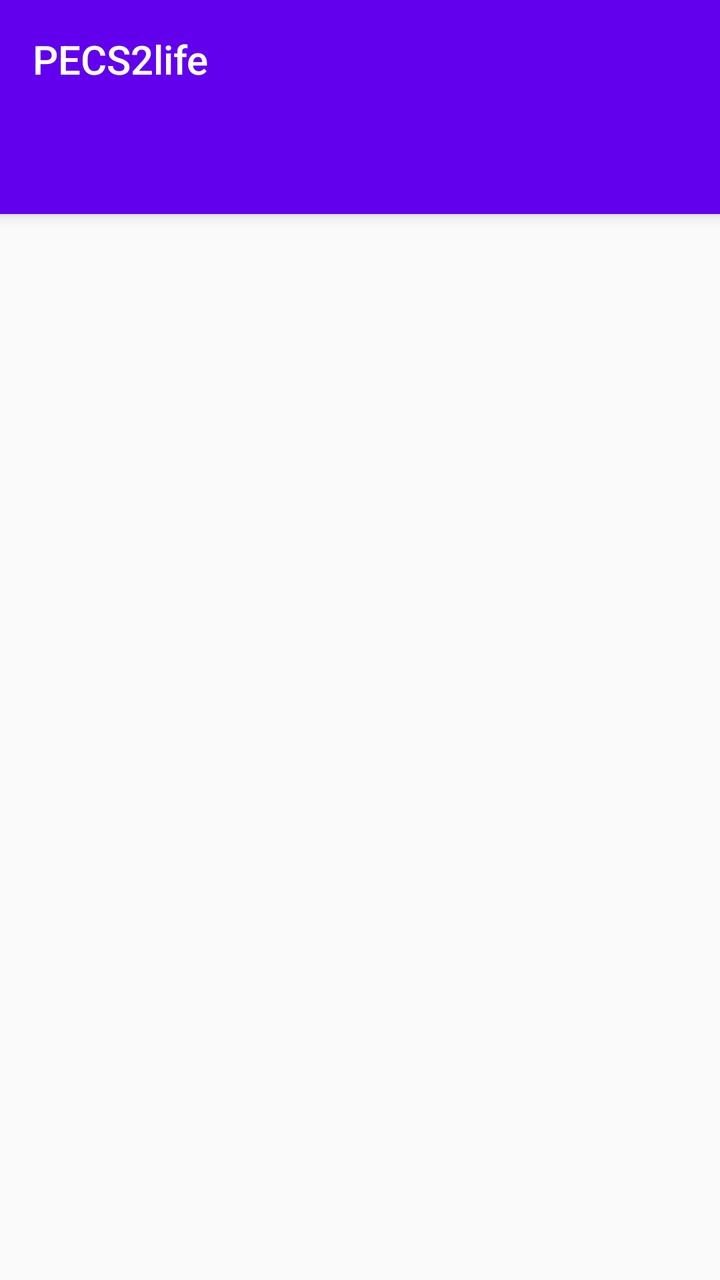
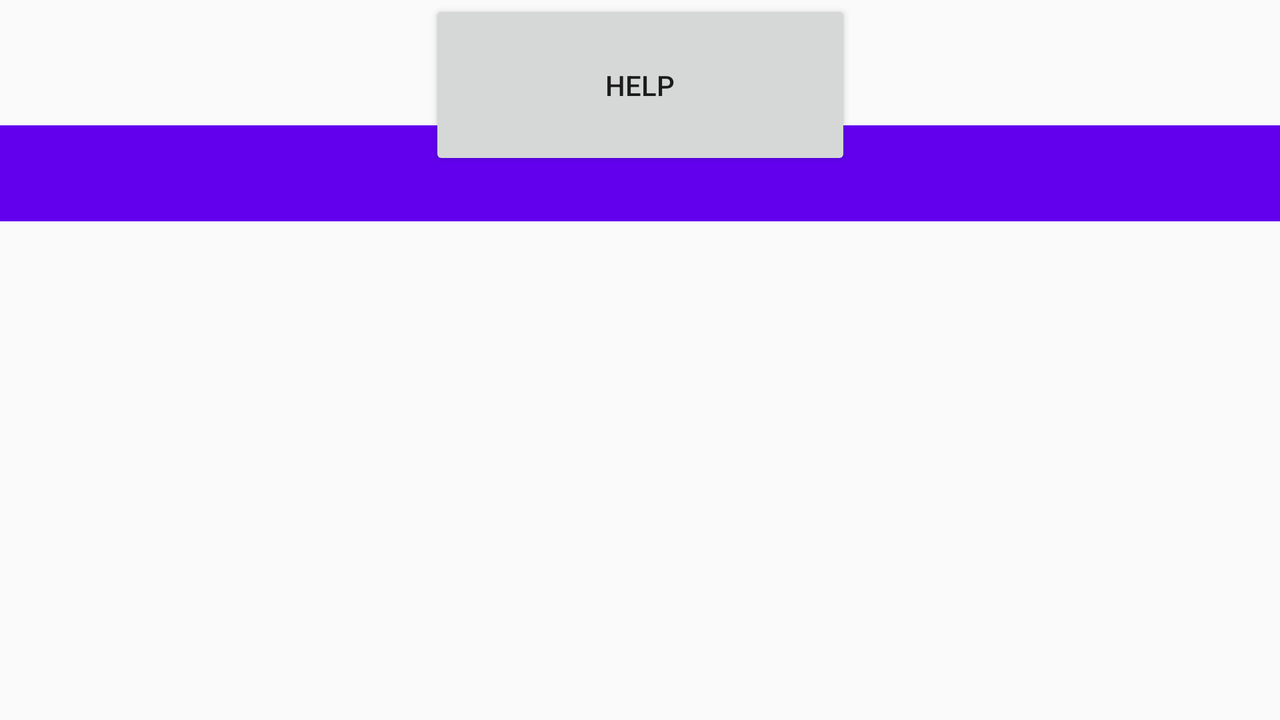

Compare how this app lays out the same screen by default and in its alternative resource folder. The renders come first, then the two layout files and the values they reference.
<!-- AndroidManifest.xml: activity theme AppTheme.NoActionBar -->
<!-- res/layout/activity_main.xml -->
<?xml version="1.0" encoding="utf-8"?>
<androidx.coordinatorlayout.widget.CoordinatorLayout xmlns:android="http://schemas.android.com/apk/res/android"
    xmlns:app="http://schemas.android.com/apk/res-auto"
    xmlns:tools="http://schemas.android.com/tools"
    android:layout_width="match_parent"
    android:layout_height="match_parent"
    tools:context=".MainActivity">

    <com.google.android.material.appbar.AppBarLayout
        android:layout_width="match_parent"
        android:layout_height="wrap_content"
        android:theme="@style/AppTheme.AppBarOverlay">

        <TextView
            android:id="@+id/title"
            android:layout_width="wrap_content"
            android:layout_height="wrap_content"
            android:gravity="center"
            android:minHeight="?actionBarSize"
            android:padding="@dimen/appbar_padding"
            android:text="@string/app_name"
            android:textAppearance="@style/TextAppearance.Widget.AppCompat.Toolbar.Title" />

        <com.google.android.material.tabs.TabLayout
            android:id="@+id/tabs"
            android:layout_width="match_parent"
            android:layout_height="wrap_content"
            android:background="?attr/colorPrimary" />
    </com.google.android.material.appbar.AppBarLayout>

    <androidx.viewpager.widget.ViewPager
        android:id="@+id/view_pager"
        android:layout_width="match_parent"
        android:layout_height="match_parent"
        app:layout_behavior="@string/appbar_scrolling_view_behavior" />

    
</androidx.coordinatorlayout.widget.CoordinatorLayout>
<!-- resources referenced by this layout -->
<resources>
  <dimen name="appbar_padding">16dp</dimen>
  <string name="app_name">PECS2life</string>
  <style name="AppTheme.AppBarOverlay" parent="ThemeOverlay.AppCompat.Dark.ActionBar" />
  <style name="AppTheme.NoActionBar">
          <item name="windowActionBar">false</item>
          <item name="windowNoTitle">true</item>
      </style>
</resources>
<!-- res/layout-w600dp-land/activity_main.xml (the repository's variant of the layout above) -->
<!-- drawn on the phone turned sideways -->
<?xml version="1.0" encoding="utf-8"?>
<androidx.constraintlayout.widget.ConstraintLayout xmlns:android="http://schemas.android.com/apk/res/android"
    xmlns:app="http://schemas.android.com/apk/res-auto"
    xmlns:tools="http://schemas.android.com/tools"
    android:id="@+id/activity_main"
    android:layout_width="match_parent"
    android:layout_height="match_parent"
    android:padding="0dp"
    tools:context=".MainActivity">

    <Button
        android:id="@+id/help_button"
        android:layout_width="211dp"
        android:layout_height="85dp"
        android:drawableStart="@drawable/img_help"
        android:onClick="sendHelpRequest"
        android:text="@string/help_request_button"
        app:layout_constraintEnd_toEndOf="parent"
        app:layout_constraintHorizontal_bias="0.5"
        app:layout_constraintStart_toStartOf="parent"
        app:layout_constraintTop_toTopOf="parent" />

    <com.google.android.material.tabs.TabLayout
        android:id="@+id/tab_layout"
        android:layout_width="match_parent"
        android:layout_height="wrap_content"
        android:layout_below="@id/help_button"
        android:background="?attr/colorPrimary"
        android:minHeight="?attr/actionBarSize"
        android:theme="@style/ThemeOverlay.AppCompat.Dark.ActionBar"
        app:layout_constraintBottom_toTopOf="@+id/pager"
        app:layout_constraintEnd_toEndOf="parent"
        app:layout_constraintHorizontal_bias="0.0"
        app:layout_constraintStart_toStartOf="parent"
        app:layout_constraintTop_toBottomOf="@+id/help_button"
        app:layout_constraintVertical_bias="0.0" />

    <androidx.viewpager.widget.ViewPager
        android:id="@+id/pager"
        android:layout_width="731dp"
        android:layout_height="272dp"
        android:layout_below="@id/tab_layout"
        app:layout_constraintBottom_toBottomOf="parent"
        app:layout_constraintEnd_toEndOf="parent"
        app:layout_constraintHorizontal_bias="0.5"
        app:layout_constraintStart_toStartOf="parent"
        app:layout_constraintTop_toBottomOf="@+id/tab_layout" />

</androidx.constraintlayout.widget.ConstraintLayout>
<!-- resources referenced by the variant -->
<!-- as the phone turned sideways resolves them -->
<resources>
  <string name="help_request_button">Help</string>
  <style name="AppTheme.NoActionBar">
          <item name="windowActionBar">false</item>
          <item name="windowNoTitle">true</item>
      </style>
</resources>
